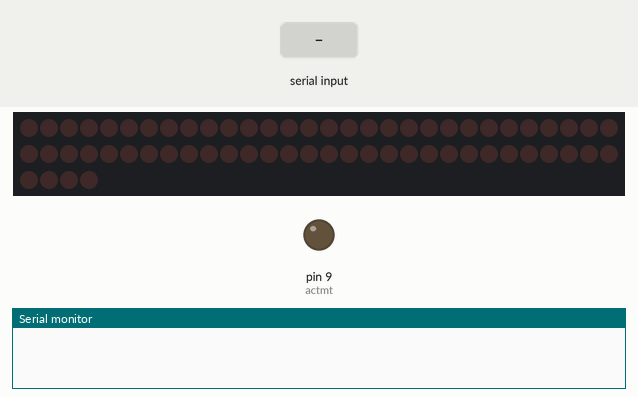
This sketch was run on a simulated Arduino Uno, built with avr-gcc and run on an emulated ATmega328P. Parts: 64 shift-register outputs drawn as a row of LEDs (first output left, lit = HIGH), output pins drawn as LEDs (lit = HIGH), the last lines printed to the serial monitor. Wiring (inferred from the names in the program): 8 × shift register (74HC595): data pin 12; shift clock pin 13; latch pin 8. Wiring (inferred from the signals the program sends): row of LEDs: on Q0, Q1, Q2, Q3, Q4, Q5, Q6, Q7, Q8, Q9, Q10, Q11, Q12, Q13, Q14, Q15, Q16, Q17, Q18, Q19, Q20, Q21, Q22, Q23, Q24, Q25, Q26, Q27, Q28, Q29, Q30, Q31, Q32, Q33, Q34, Q35, Q36, Q37, Q38, Q39, Q40, Q41, Q42, Q43, Q44, Q45, Q46, Q47, Q48, Q49, Q50, Q51, Q52, Q53, Q54, Q55, Q56, Q57, Q58, Q59, Q60, Q61, Q62, Q63. Inputs (shaded band) come from the test bench. Pins used as bus, display or sensor lines are not drawn.

Above: at 1.2 s.
1.3 s: "90,45\n" received over Serial
At 1.31 s:
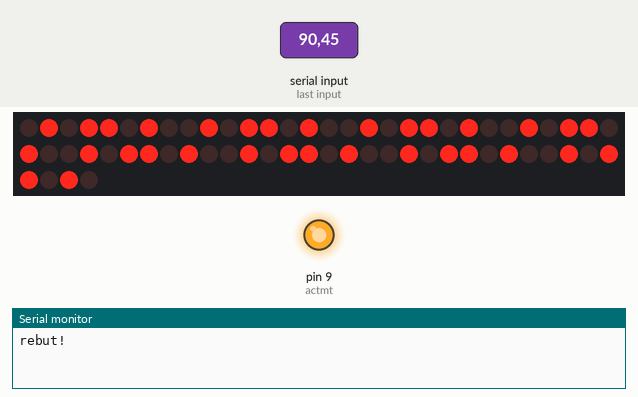
At 2.5 s:
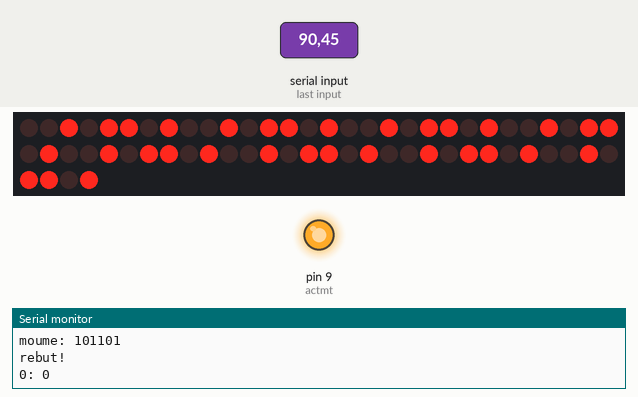
Timing chart, 0 to 4.3 s (numbered marks = the images above; inputs shaded):
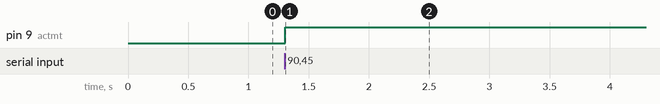

Measured:
- after the input at 1.3 s, pin 9 (actmt): LOW → HIGH at once

The sketch:

fase00.ino
```cpp
int latch1 = 8;      // ST_CP (12) al 74HC595 front
int clock1 = 13;     // SH_CP (11) al 74HC595 front
int dataP1 = 12;     // DS    (14) al 74HC595 front

int actmt = 9; // pin que activara o no els motors
int camin = 0; // variable que dirà en quina direcció aniran els motors
int veloc = 255; // velocitat del vehicle

byte data = 0; //dada que rebrem del port sèrie

void updateShiftRegister(byte fron){
   shiftOut(dataP1, clock1, LSBFIRST, fron);
}

void moume(byte data){
  Serial.print("moume: ");
  Serial.println(data, BIN);
  //analogWrite(actmt, veloc);
  digitalWrite(actmt, HIGH);
  digitalWrite(latch1, LOW);
  for (int i = 0; i < 8; i++){
    updateShiftRegister(data);
  }
  digitalWrite(latch1, HIGH);
}
void aturam(){
  Serial.println("aturam!");
  digitalWrite(actmt, LOW);
  digitalWrite(latch1, LOW);
  for (int i = 0; i < 8; i++){
    updateShiftRegister(0);
  }
  digitalWrite(latch1, HIGH);
}

void setup()
{
  pinMode(latch1, OUTPUT);
  pinMode(clock1, OUTPUT);
  pinMode(dataP1, OUTPUT);
  pinMode(actmt, OUTPUT);
  digitalWrite(latch1, LOW);
  digitalWrite(actmt, LOW);
  Serial.begin(9600);
}

void loop(){
  if (Serial.available() > 0){
      data = Serial.parseInt();
      Serial.println("rebut!");
      Serial.print(data);
      Serial.print(": ");
      Serial.println(data, BIN);
      if (data==0){
        //aturam();
      } else {
        //aturam();
        //delay(10);
        moume(data);
      }
  }
}
```
